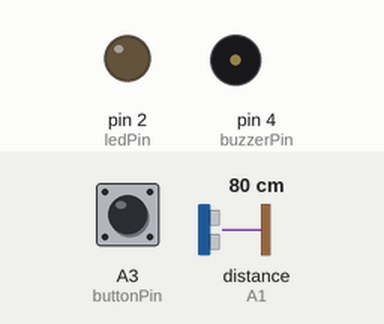
Simulated run of this sketch. Board: Arduino Uno, built with avr-gcc and run on an emulated ATmega328P. Parts: output pins drawn as LEDs (lit = HIGH), buzzer (waves = sounding). Wiring (inferred from the names in the program): ultrasonic range finder: trigger A0; echo A1. The test bench sets the inputs (shaded band); at power-on: distance to the obstacle (sensor on A1) 80 cm, A3 (buttonPin) HIGH. The echo pulse lasts 58.3 µs per cm; pins used as bus, display or sensor lines are not drawn.

Above: at 1.2 s.
1.3 s: distance to the obstacle (sensor on A1) set to 18 cm
2.8 s: distance to the obstacle (sensor on A1) set to 14 cm
At 3.1 s:
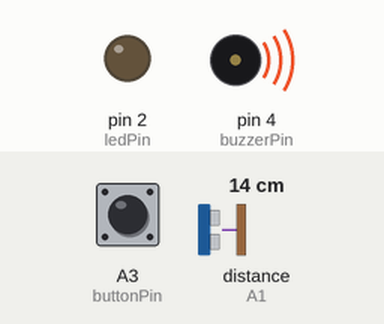
5.8 s: distance to the obstacle (sensor on A1) set to 35 cm
7.3 s: A3 (buttonPin) pulled LOW for 0.15 s
At 8.6 s:
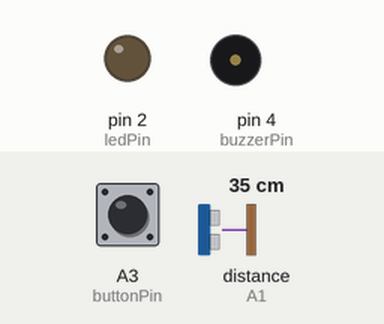
9.0 s: A3 (buttonPin) pulled LOW for 3.2 s
At 9.3 s:
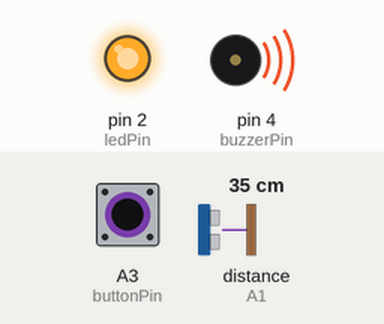
Timing chart, 0 to 13.7 s (numbered marks = the images above; inputs shaded):
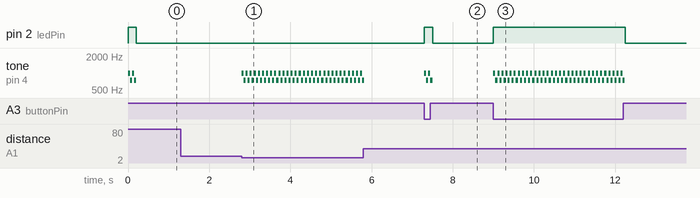

Measured:
- the behaviour switches between 16 and 15 cm on distance to the obstacle (sensor on A1) (found by bisection; images 0 and 1)
- after the input at 1.3 s, every drawn part: stays the same
- after the input at 2.8 s, tone on pin 4 (buzzerPin): alternates 1000 Hz for 0.05 s and 750 Hz for 0.05 s, starting at once
- after the input at 7.3 s, pin 2 (ledPin): LOW → HIGH at once, → LOW 0.20 s later; tone on pin 4 (buzzerPin): plays 1000 Hz for 0.05 s, 750 Hz for 0.05 s, 1000 Hz for 0.05 s, 750 Hz for 0.05 s, starting at once
- after the input at 9.0 s, pin 2 (ledPin): LOW → HIGH at once, → LOW 3.2 s later; tone on pin 4 (buzzerPin): silent → 1000 Hz at once, then repeats every 0.10 s: 750 Hz 0.05 s, 1000 Hz 0.05 s, until it stays silent from 12.2 s
- by itself, tone on pin 4 (buzzerPin): plays 1000 Hz for 0.05 s, 750 Hz for 0.05 s, 1000 Hz for 0.05 s, 750 Hz for 0.05 s

The sketch:

Laser_fired_by_sonar_or_IR_NoServo.ino
```cpp
//sonar

//sonar pins and datas
int sonar_trig = A0;
int sonar_echo = A1;

unsigned long sonar_previous_time = 0;
unsigned long sonar_current_time, sonar_pass_time;
float sonar_duty, sonar_distance = 0;

int lasertrig = A2;
unsigned long laser_on_time = 0;
unsigned long laser_last_time;
bool laserOn= false;

//IR pins
const int buttonPin = A3;
const int ledPin = 2;
int buttonState = 0;
//Buzzer
const int buzzerPin = 4;

bool IR(){
  buttonState = digitalRead(buttonPin);
  if (buttonState == LOW) {
  digitalWrite(ledPin, HIGH);
  }
  else {
    digitalWrite(ledPin, LOW);
  }
return (buttonState==LOW);
}

float sonar(unsigned long delayTime){
  sonar_current_time = micros();
  sonar_pass_time = sonar_current_time - sonar_previous_time;
  digitalWrite(sonar_trig, HIGH);
  if(sonar_pass_time >=delayTime*1000) {
    digitalWrite(sonar_trig, LOW);
	  sonar_previous_time = micros();
    sonar_duty = pulseIn(sonar_echo,HIGH);
    sonar_distance = (sonar_duty/2)/29.4;
   }
  return sonar_distance;
}
void ringTone(int pin) {
  for (int i=0; i<2; i++) { //repeat 10 times
    tone(pin, 1000);
    delay(50);
    tone(pin, 750);
    delay(50);
    }
  noTone(pin);
  }

void laserfired(unsigned long delayTime) {
  if (!laserOn){
      digitalWrite(lasertrig, HIGH);
      laser_on_time= micros();
      laserOn=true;
   }
  laser_last_time = micros()-laser_on_time;
  if(laser_last_time >=delayTime*1000)
   {
    digitalWrite(lasertrig, LOW);
    laserOn=false;
   }
}
void setup(){
  Serial.begin(115200);
//sonar setup
  pinMode(sonar_trig, OUTPUT);
  pinMode(sonar_echo,INPUT);
//laser setup
  pinMode(lasertrig, OUTPUT);
//IR setup
  pinMode(ledPin, OUTPUT);
  pinMode(buttonPin, INPUT);
  digitalWrite(ledPin, HIGH);
}

void loop(){

 //trigger laser when sonar(2) < 15 || IR()
 if(sonar(2) < 15 || IR()){
    laserfired(1000);
    ringTone(4);
    }
 else
    if(laserOn)
         laserfired(1000);
}
```
